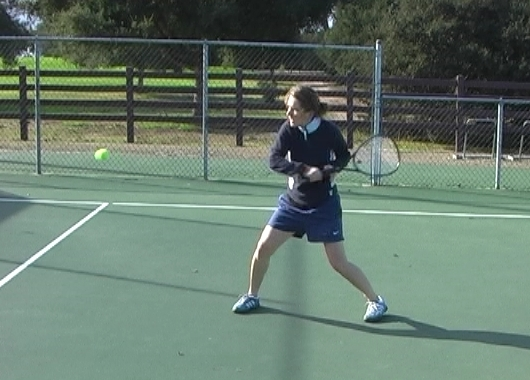
#> input picture tennis538.jpg, 530 x 380 px, found by its file name
$ jupyter execute IP24_Practice_05-Sol.ipynb   (shell and % lines are left out)   (older library calls are emulated)
#> lines starting #> are read from the running program, lines starting #| are printed output that depends on the picture; after the words box and inside, x2 and y2 are one past the last pixel; in counts of white or black regions, pixels touching at a corner belong together; long printed decimals are rounded
# **[군장병 AI 기본1] Image Processing**

* ### Hak Gu Kim, Ph.D.
  * ### Assistant Professor
  * ### Graduate School of Advanced Imaging Science, Multimedia & Film (GSAIM)
  * ### Chung-Ang University
  * ### Webpage: www.irislab.cau.ac.kr

# **Programming Practice V: Optical Flow**

## **[Step 0]** Environmental Setting

[cell 1]
# Connect to the google drive #

from google.colab import drive
drive.mount('/content/gdrive')

[cell 2]
# Import the required libraries for image processing

import sys
import cv2
from google.colab.patches import cv2_imshow
import matplotlib.pyplot as plt
import matplotlib.image as mpimg
import numpy as np
import math

dir = '/content/gdrive/MyDrive/Colab Notebooks/military_ai5/'

[cell 3]
# 이미지를 불러오는 함수 정의
def loadImg(in_fname):
    # 이미지 파일을 읽어옵니다 (BGR 형식).
    img = cv2.imread(dir + in_fname)

    # 이미지를 불러오지 못했을 경우 에러 메시지를 출력하고 프로그램을 종료합니다.
    if img is None:
        print('Image load failed!')  # 이미지 로드 실패 시 메시지 출력
        sys.exit()  # 프로그램 종료

    # 불러온 이미지를 RGB 형식으로 변환한 뒤 화면에 출력합니다.
    plt.imshow(cv2.cvtColor(img, cv2.COLOR_BGR2RGB))
    plt.title("Input RGB Image")  # 출력될 이미지의 제목 설정
    plt.show()  # 이미지 표시

    return img  # 불러온 이미지 반환

## 이미지를 저장하는 함수 정의
def saveImg(out_img, out_fname):
    # 변환된 이미지를 지정된 파일 이름으로 저장합니다.
    cv2.imwrite(dir + out_fname, out_img)

[cell 4]
##############################################
#        시각화를 위한 함수들              #
##############################################

# Optical flow 벡터를 프레임 위에 그리는 함수
def drawOnFrame(frame, U, V, output_file):
    # 화살표의 색상 (빨간색) 정의
    line_color = (255, 0, 0)  # Red

    # 각 픽셀에 대해 Optical flow 벡터를 그립니다.
    for i in range(frame.shape[0]):
        for j in range(frame.shape[1]):
            u, v = U[i][j], V[i][j]  # U, V에서 Optical flow 벡터를 가져옵니다.

            # u와 v 값이 존재하면 화살표를 그립니다.
            if u and v:
                # 시작점에서 (u, v) 방향으로 화살표를 그립니다.
                frame = cv2.arrowedLine(frame, (j, i), (int(round(j + u)), int(round(i + v))),
                                        line_color, thickness=1)
    # 화살표가 그려진 이미지를 파일로 저장합니다.
    cv2.imwrite(output_file, frame)

# 두 이미지를 비교하여 Optical flow를 시각화하는 함수
def drawSeperately(prev_fr, next_fr, U, V, output_file):
    # 두 번째 이미지 크기와 동일한 빈 배열을 만듭니다.
    displacement = np.ones_like(next_fr)
    displacement.fill(255.)  # 하얀색 배경

    line_color = (0, 0, 0)  # 화살표의 색상 (검정색)

    # 각 픽셀에 대해 Optical flow 벡터를 그립니다.
    for i in range(next_fr.shape[0]):
        for j in range(next_fr.shape[1]):
            start_pixel = (j, i)  # 시작 픽셀 좌표
            end_pixel = (int(j + U[i][j]), int(i + V[i][j]))  # 벡터 방향으로 이동한 끝점 좌표

            # u와 v 값이 존재하고, 끝점이 이미지 범위 안에 있으면 화살표를 그립니다.
            if U[i][j] and V[i][j] and inRange(end_pixel, prev_fr.shape):
                displacement = cv2.arrowedLine(displacement, start_pixel, end_pixel, line_color, thickness=2)

    # 첫 번째 이미지, 두 번째 이미지, Optical flow 벡터를 각각 표시하는 서브플롯을 만듭니다.
    figure, axes = plt.subplots(1, 3)
    axes[0].imshow(prev_fr, cmap="gray")  # 첫 번째 이미지 (회색조)
    axes[0].set_title("first image")  # 첫 번째 이미지 제목
    axes[1].imshow(next_fr, cmap="gray")  # 두 번째 이미지 (회색조)
    axes[1].set_title("second image")  # 두 번째 이미지 제목
    axes[2].imshow(displacement, cmap="gray")  # Optical flow 벡터 (회색조)
    axes[2].set_title("displacements")  # Optical flow 벡터 제목

    figure.tight_layout()  # 서브플롯 간의 간격을 자동으로 조정
    plt.savefig(output_file)  # 결과 이미지를 파일로 저장

## **[Practice V-1]** Optical Flow Calculation
* Carefully read and understand the following optical flow code,
* Then please **complete the incomplete code:** `varable_name = [ ]`

[cell 5]
##############################################
#            이미지 경계 체크 함수           #
##############################################
def inRange(cordinates, limits):
    # 좌표를 x, y로 분리
    x, y = cordinates
    # 이미지의 경계값을 X_Limit, Y_Limit로 설정
    X_Limit, Y_Limit = limits
    # x와 y가 이미지 경계 안에 있는지 확인
    return 0 <= x and x < X_Limit and 0 <= y and y < Y_Limit


##############################################
#               Optical Flow 계산            #
##############################################
def opticalFlow(prev_fr, next_fr, window_size, min_quality=0.01):

    # 추적할 코너의 최대 개수와 최소 거리 설정
    max_corners = 10000
    min_distance = 0.1
    # 코너를 찾기 위한 특징점 추출 (goodFeaturesToTrack 사용)
    feature_list = cv2.goodFeaturesToTrack(prev_fr, max_corners, min_quality, min_distance)

    # 윈도우 크기의 절반 (Optical Flow를 계산할 영역 크기)
    w = int(window_size / 2)

    # 이미지의 픽셀 값을 [0, 1] 범위로 정규화
    prev_fr = prev_fr / 255
    next_fr = next_fr / 255

    ############################################
    ##      아래의 코드를 완성하세요           ##
    ############################################
    # X, Y, T 차원에 따른 그래디언트를 계산합니다.
    # fx = [] # X축 방향 그래디언트
    # fy = [] # Y축 방향 그래디언트
    # ft = [] # 시간 축 방향 그래디언트

    # Sobel 연산자를 이용하여 x축과 y축의 그래디언트를 계산
    fx = cv2.Sobel(prev_fr, cv2.CV_64F, 1, 0, ksize=3)  # x 방향 그래디언트
    fy = cv2.Sobel(prev_fr, cv2.CV_64F, 0, 1, ksize=3)  # y 방향 그래디언트
    # 시간(t) 차원에서의 변화 계산 (현재 프레임과 이전 프레임 간 차이)
    ft = next_fr - prev_fr

    # Optical flow 벡터를 저장할 u, v 배열 초기화 (모두 0으로 시작)
    u = np.zeros(prev_fr.shape)
    v = np.zeros(prev_fr.shape)

    # 각 특징점에 대해 Optical flow를 계산
    for feature in feature_list:
        j, i = feature.ravel()  # 특징점의 좌표를 가져옵니다 (j, i 순서로 저장되어 있음)
        i, j = int(i), int(j)   # 좌표 값을 정수형으로 변환

        # 주어진 윈도우 범위 내에서의 X, Y, T 방향 그래디언트를 가져옵니다.
        I_x = fx[i-w:i+w+1, j-w:j+w+1].flatten()
        I_y = fy[i-w:i+w+1, j-w:j+w+1].flatten()
        I_t = ft[i-w:i+w+1, j-w:j+w+1].flatten()

        ############################################
        ##      아래의 코드를 완성하세요           ##
        ############################################
        # Optical flow 방정식을 풀기 위한 A와 b 행렬을 설정합니다.
        # 그런 다음 x_hat 벡터를 찾아 Optical flow 벡터를 계산합니다.
        # A = []
        # b = []
        # x_hat = [] # 예측된 Optical flow 벡터 (u, v)

        # A는 I_x와 I_y의 그래디언트 행렬
        A = np.vstack((I_x, I_y)).T
        # b는 시간에 따른 변화 (I_t)
        b = -I_t
        # 최소 자승법을 사용해 Optical flow 벡터 x_hat(u, v)를 구합니다.
        x_hat = np.linalg.lstsq(A, b, rcond=None)[0]

        # 계산된 u, v 값을 저장합니다.
        u[i, j] = x_hat[0]
        v[i, j] = x_hat[1]
        print(x_hat)

    # u와 v로 구성된 Optical flow 벡터를 반환
    return (u, v)

## **[Practice V-2]** Run Optical Flow

[cell 6]
##############################################
#                메인 함수                   #
##############################################

if __name__ == "__main__":

    # 이전 이미지와 다음 이미지 파일 이름 정의
    fname_prev = 'tennis538.jpg'
    fname_next = 'tennis539.jpg'

    # 이미지 파일을 불러옵니다 (BGR 형식).
    prev_fr = cv2.imread(dir + fname_prev)
#> prev_fr is the input picture: shape (380, 530, 3); mean B, G, R 107.8, 120.6, 101.2
    next_fr = cv2.imread(dir + fname_next)
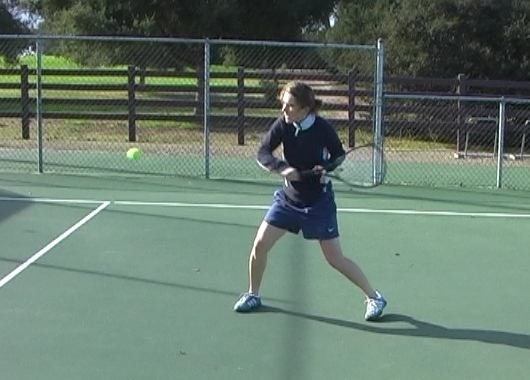
#> input picture tennis539.jpg, 530 x 380 px, found by its file name
#> next_fr is the input picture: shape (380, 530, 3); mean B, G, R 108.2, 121.1, 101.5

    # 이미지를 회색조(grayscale)로 변환합니다.
    gray_prev_fr = cv2.cvtColor(prev_fr, cv2.COLOR_RGB2GRAY)
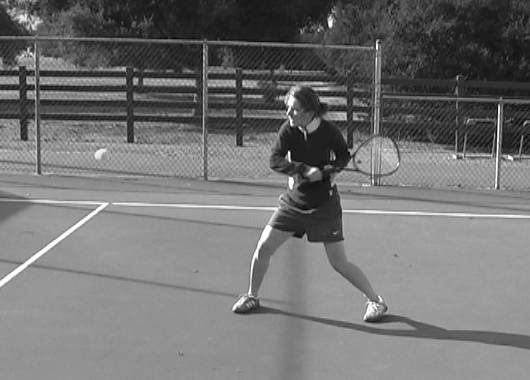
#> gray_prev_fr: shape (380, 530); min 7, max 255, mean 114.6
    gray_next_fr = cv2.cvtColor(next_fr, cv2.COLOR_RGB2GRAY)
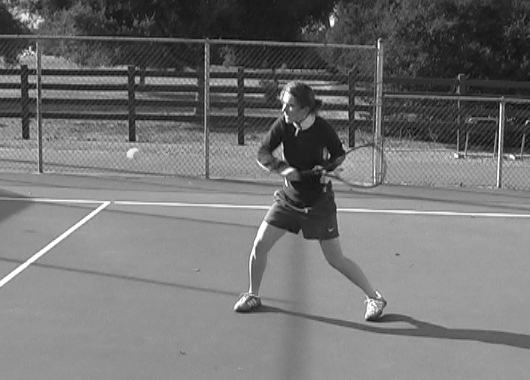
#> gray_next_fr: shape (380, 530); min 3, max 255, mean 115

    # Lucas-Kanade optical flow 방법을 사용해 두 프레임 사이의 Optical flow (U, V)를 계산합니다.
    U, V = opticalFlow(gray_prev_fr, gray_next_fr, 11, 0.1)
#> in opticalFlow, `feature_list = cv2.goodFeaturesToTrack(prev_fr, max_corners, min_quali..`: feature_list = 321 rows, first 8: [289, 151], [291, 125], [330, 26], [291, 188], [290, 161], [508, 156], [294, 110], [30, 51]
#> in opticalFlow, `fx = cv2.Sobel(prev_fr, cv2.CV_64F, 1, 0, ksize=3)`:
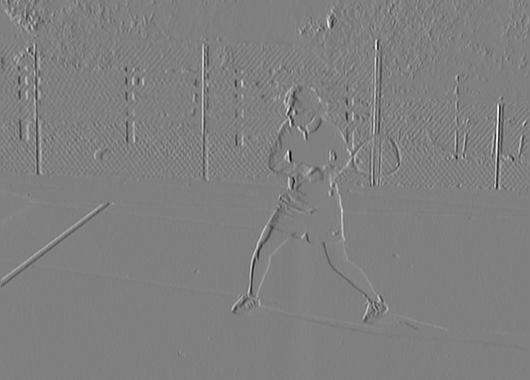
#> fx: shape (380, 530) float64; min -3.85, max 3.81, mean -0.000981; drawn with min black and max white
#> in opticalFlow, `fy = cv2.Sobel(prev_fr, cv2.CV_64F, 0, 1, ksize=3)`:
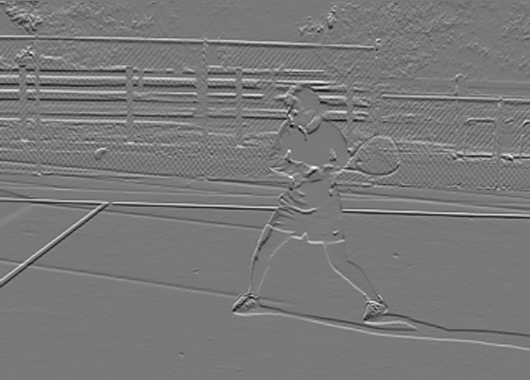
#> fy: shape (380, 530) float64; min -2.31, max 2.55, mean 0.00786; drawn with min black and max white
#> in opticalFlow, `ft = next_fr - prev_fr`:
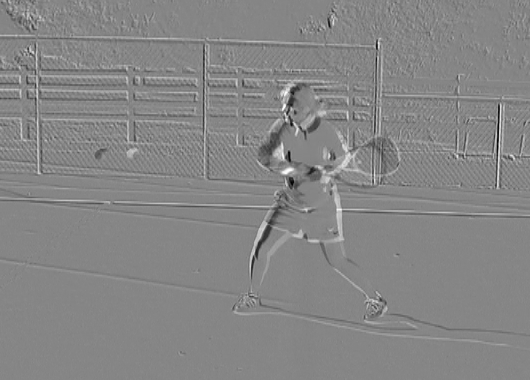
#> ft: shape (380, 530) float64; min -0.953, max 0.863, mean 0.00172; drawn with min black and max white
#> the loop in opticalFlow, `for feature in feature_list:` made 321 passes
#> (j, i, x_hat) on passes 1 to 3: (289, 151, [-0.014, 0.222]), (291, 125, [-0.01, -0.176]), (330, 26, [0.124, -0.121])
#| [-0.01399  0.2218]
#| [-0.01004 -0.1757]
#| [ 0.1245 -0.1213]
#| [-0.04356 -0.2923]
#| [-0.03309 -0.1813]
#| [ 0.08016 -0.112]
#| [-0.002601 -0.04622]
#| [ 0.05563 -0.07157]
#> (further printed lines are left out)

    # 결과를 저장합니다.
    # 첫 번째 이미지를 기준으로 Optical flow를 시각적으로 표현하여 파일로 저장합니다.
    drawSeperately(gray_prev_fr, next_fr, U, V, '/content/gdrive/My Drive/opticalflow_sep.png')
#> in drawSeperately, `displacement.fill(255.)`: displacement: shape (380, 530, 3); every value is 255
#> after the loop in drawSeperately, `for i in range(next_fr.shape[0]):`:
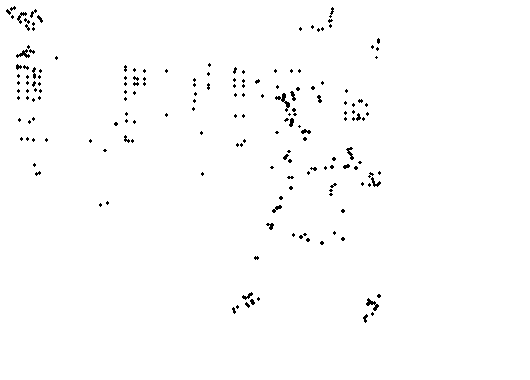
#> displacement: shape (380, 530, 3); 98.9% white; black in thin lines or dots, all inside (x1, y1, x2, y2) = (6, 6, 381, 323)
    # Optical flow를 다음 프레임 위에 화살표로 그려서 파일로 저장합니다.
    drawOnFrame(gray_next_fr, U, V, '/content/gdrive/My Drive/opticalflow.png')
